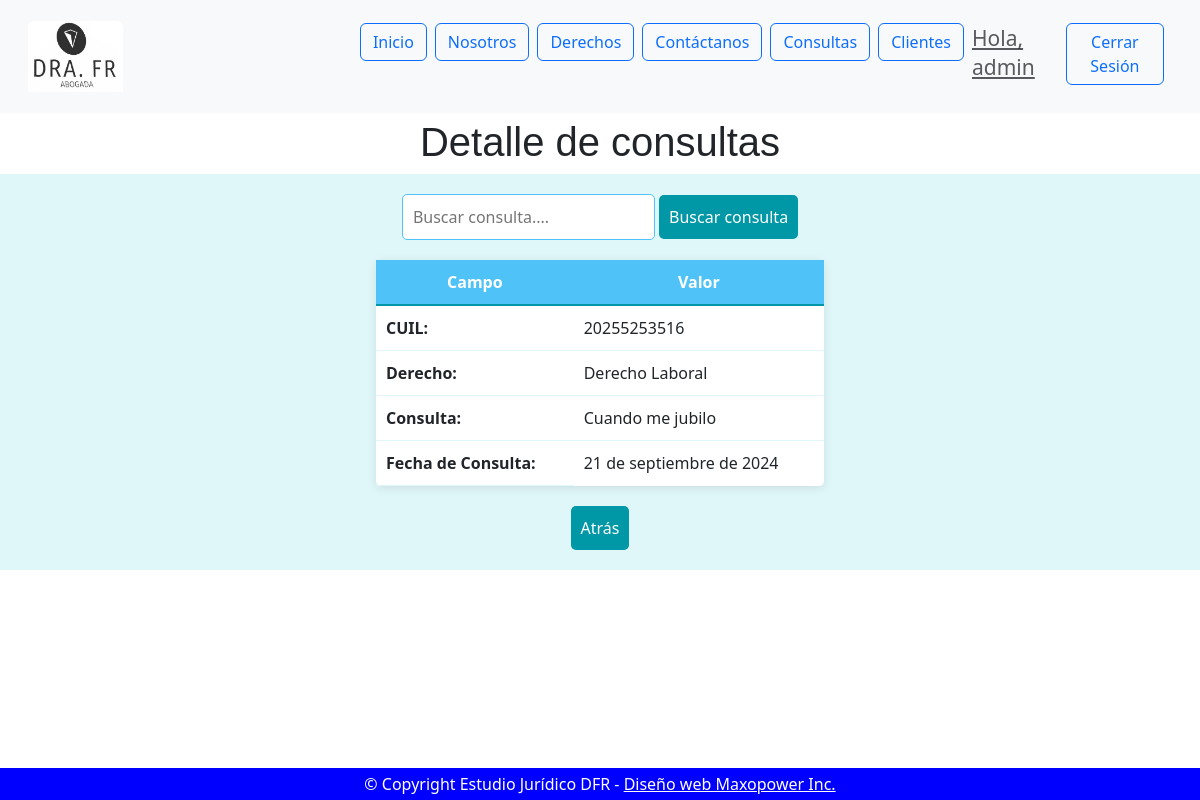
/consultas/consultas/detail/1 (signed in), run on an earlier commit of the app's database.
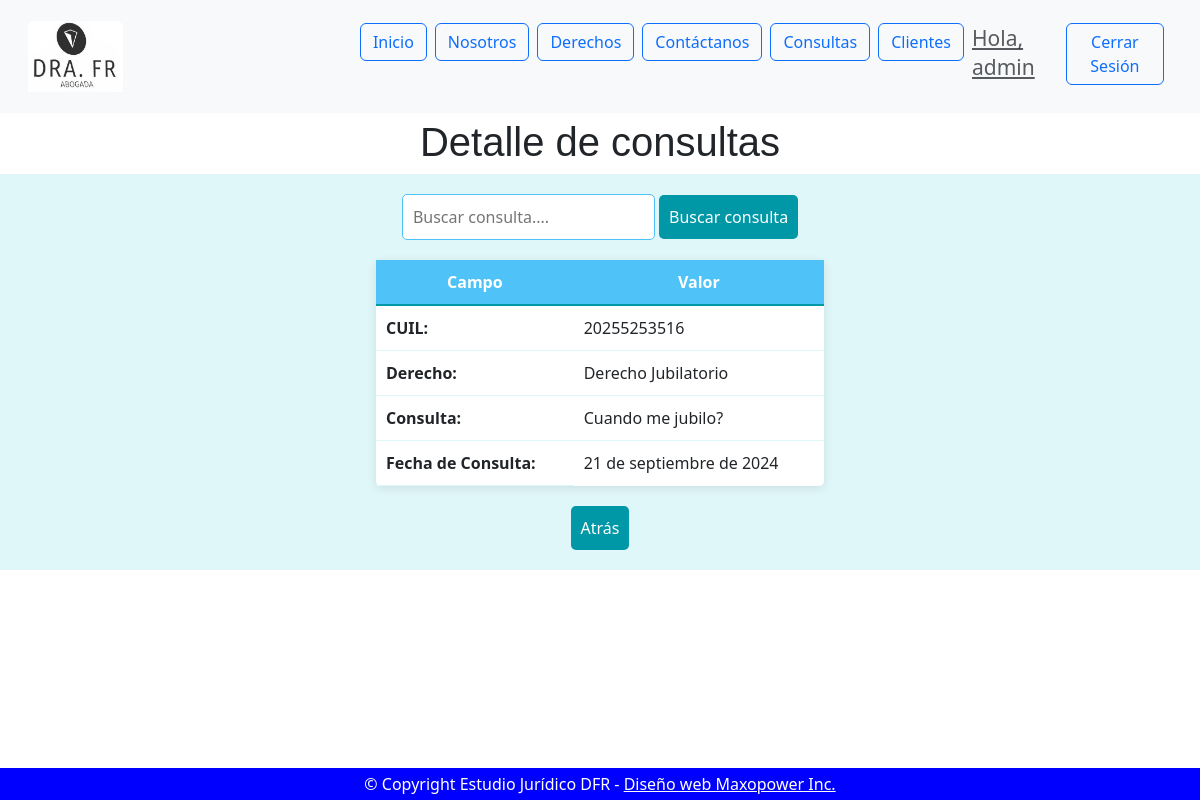
And on a later commit of the database.
### consultas/models.py (models this page shows, shortened)
class Consulta(models.Model):
    class Estado(models.TextChoices):
        PENDIENTE = "PENDIENTE", "Pendiente"
        RESPONDIDA = "RESPONDIDA", "Respondida"
    cuil = models.ForeignKey(Cliente, on_delete=models.DO_NOTHING)
    derecho = models.ForeignKey(Derecho, on_delete=models.DO_NOTHING)
    abogado = models.ForeignKey(Nosotros, on_delete=models.DO_NOTHING)
    consulta = models.TextField(max_length=200)
    fecha_consulta = models.DateField(auto_now=True)
    estado_consulta = models.CharField(
        max_length=10, choices=Estado.choices, default=Estado.PENDIENTE
    )
    fecha_respuesta = models.DateField(null=True, blank=True)
    disponible = models.BooleanField(default=True)
    class Meta:
        verbose_name = "Consulta"
        verbose_name_plural = "Consultas"

### clientes/models.py (models this page shows, shortened)
class Cliente(models.Model):
    class Estado(models.TextChoices):
        SELECCIONE = '', 'Seleccione'
        SOLTERO = "SOLTERO", "soltero"
        CASADO = "CASADO", "casado"
        DIVORCIADO = "DIVORCIADO", "divorciado"
        SEPARADO = "SEPARADO", "separado"
        VIUDO = "VIUDO", "viudo"
        CONCUBINO = "CONCUBINO", "concubino"
    cuil = models.IntegerField(unique=True)
    apellido = models.CharField(max_length=30)
    nombre = models.CharField(max_length=30)
    telefono = models.IntegerField()
    direccion = models.CharField(max_length=40, blank=True, null=True)
    email = models.EmailField(max_length=30)
    fecha_nacimiento = models.DateField(blank=True, null=True)
    estado_civil = models.CharField(
        max_length=20,
        choices=Estado.choices,
        default=Estado.SELECCIONE,  # Establece "Seleccione" como valor por defecto
    )
    avatar = models.ImageField(upload_to='avatares/', blank=True, null=True)
    class Meta:
        verbose_name = 'Cliente'
        verbose_name_plural = 'Clientes'

### derechos/models.py (models this page shows, shortened)
class Derecho(models.Model):
    nombre = models.CharField(max_length=30, unique=True)
    descripcion = models.TextField()
    disponible = models.BooleanField(default=True)
    class Meta:
        verbose_name = 'Derecho'
        verbose_name_plural = 'Derechos'

### consultas/views.py (the view)
# urls.py: path('consultas/detail/<int:pk>', ConsultaDetail.as_view(), name='consulta_detail'),
class ConsultaDetail(LoginRequiredMixin, DetailView):
    model = Consulta
    template_name = 'consultas/consulta_detail.html'
    context_object_name = 'consulta'
    def get_context_data(self, **kwargs):
        context = super().get_context_data(**kwargs)
        consulta = self.get_object()
        context['cuil'] = consulta.cuil
        context['derecho'] = consulta.derecho
        context['abogado'] = consulta.abogado
        return context

### consultas/templates/consultas/consulta_detail.html
{% extends 'home/base.html' %}
{% block header %}
    <h1 style="text-align: center; font-family: Arial, sans-serif; margin-top: 5px;">
        Detalle de consultas
    </h1>
{% endblock header %}
{% block main %}
<div style="text-align: center; background-color: #e0f7fa; padding: 20px;">
    <form action="{% url 'consultas:consulta_list' %}" method="get" style="margin-bottom: 20px;">
        <input type="text" name="q" placeholder="Buscar consulta...." style="padding: 10px; border-radius: 5px; border: 1px solid #4fc3f7;">
        <button type="submit" style="padding: 10px; background-color: #0097a7; border: none; border-radius: 5px; color: white;">Buscar consulta</button>
    </form>
    <div style="margin: 0 20px;">
        <table style="width: 40%; margin: 0 auto; border-collapse: collapse; background-color: #ffffff; border-radius: 5px; box-shadow: 0 2px 10px rgba(0,0,0,0.1);">
            <thead>
                <tr style="background-color: #4fc3f7; color: white;">
                    <th style="padding: 10px; border-bottom: 2px solid #0097a7;">Campo</th>
                    <th style="padding: 10px; border-bottom: 2px solid #0097a7;">Valor</th>
                </tr>
            </thead>
            <tbody>
                <tr>
                    <td style="padding: 10px; border-bottom: 1px solid #e0f7fa; text-align: left;"><strong>CUIL:</strong></td>
                    <td style="padding: 10px; border-bottom: 1px solid #e0f7fa; text-align: left;">{{ object.cuil.cuil }}</td>
                </tr>
                <tr>
                    <td style="padding: 10px; border-bottom: 1px solid #e0f7fa; text-align: left;"><strong>Derecho:</strong></td>
                    <td style="padding: 10px; border-bottom: 1px solid #e0f7fa; text-align: left;">{{ object.derecho.nombre }}</td>
                </tr>
                <tr>
                    <td style="padding: 10px; border-bottom: 1px solid #e0f7fa; text-align: left;"><strong>Consulta:</strong></td>
                    <td style="padding: 10px; border-bottom: 1px solid #e0f7fa; text-align: left;">{{ object.consulta }}</td>
                </tr>
                <tr>
                    <td style="padding: 10px; border-bottom: 1px solid #e0f7fa; text-align: left;"><strong>Fecha de Consulta:</strong></td>
                    <td style="padding: 10px; text-align: left;">{{ object.fecha_consulta }}</td>
                </tr>
            </tbody>
        </table>
    </div>
    <div style="margin-top: 20px;">
        <button style="padding: 10px; background-color: #0097a7; border: none; border-radius: 5px;">
            <a href="{% url 'consultas:consulta_list' %}" style="color: white; text-decoration: none;">Atrás</a>
        </button>
    </div>
</div>
{% endblock main %}

### home/templates/home/base.html (shortened to what this page needs)
<!DOCTYPE html>
<html lang="es">
<head>
</head>
<body>
    <header>
        {% include 'home/componentes/header.html' %}
        {% block header %}
        {% endblock header %}
    </header>
    <main>
        {% block main %}
        {% endblock main %}
    </main>
    <footer>
        {% include 'home/componentes/footer.html' %}
    </footer>
</body>
</html>

### home/templates/home/componentes/header.html (shortened to what this page needs)
{% load static %}
<link href="https://cdn.jsdelivr.net/npm/bootstrap@5.3.0-alpha3/dist/css/bootstrap.min.css" rel="stylesheet">
<header>
    <nav class="navbar navbar-expand-lg navbar-light bg-light p-3" id="menu">
        <div class="container-fluid">
            <a class="navbar-brand" href="{% url 'home:index' %}">
                <img src="{% static 'home/img/logo.jpg' %}" class="img-fluid rounded-top" alt="logo"; height="30%"; width="30%""/>
            </a>
            <div class="collapse navbar-collapse" id="navbarSupportedContent">
                <ul class="navbar-nav mx-auto mb-2 mb-lg-0">
                    <li class="nav-item">
                        <a class="btn btn-outline-primary me-2" href="{% url 'home:index' %}">Inicio</a>
                    </li>
                    <li class="nav-item">
                        <a class="btn btn-outline-primary me-2" href="{% url 'nosotros:nosotros' %}">Nosotros</a>
                    </li>
                    <li class="nav-item">
                        <a class="btn btn-outline-primary me-2" href="{% url 'derechos:derechos_index' %}">Derechos</a>
                    </li>
                    <li class="nav-item">
                        <a class="btn btn-outline-primary me-2" href="{% url 'nosotros:contacto' %}">Contáctanos</a>
                    </li>
                    {% if user.is_authenticated %}
                        <li class="nav-item">
                            <a class="btn btn-outline-primary me-2" href="{% url 'consultas:consulta_index' %}">Consultas</a>
                        </li>
                        <li class="nav-item">
                            <a class="btn btn-outline-primary me-2" href="{% url 'clientes:index' %}">Clientes</a>
                        </li>
                        <li class="nav-item">
                            <h4><a class="text-muted small mb-4 mb-lg-0">Hola, {{ user.username }}</a></h4>
                        </li>
                        <form action="{% url 'home:logout' %}" method="POST">
                            <button class="btn btn-outline-primary me-2" type="submit">Cerrar Sesión</button>
                        </form>
                    {% else %}
                        <li class="nav-item">
                            <a class="btn btn-outline-primary me-2" href="{% url 'home:login' %}">Login</a>
                        </li>
                    {% endif %}
                </ul>
            </div>
        </div>
    </nav>
</header>

### home/templates/home/componentes/footer.html
<p style="position: fixed; left: 0; right: 0; bottom: 0; background-color: blue; color: white; text-align: center; padding: 4px; margin: 0;">
    © Copyright Estudio Jurídico DFR -
    <a href="{% url 'nosotros:about_me' %}" style="color: white; text-decoration: underline;" rel="noopener noreferrer">
        Diseño web Maxopower Inc.
    </a>
</p>

What changed in the data, as far as the page shows it:
changed Consulta: derecho.nombre "Derecho Laboral" → "Derecho Jubilatorio"; consulta "Cuando me jubilo" → "Cuando me jubilo?"
